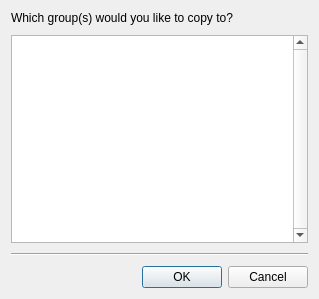
<?xml version="1.0" encoding="UTF-8"?>
<ui version="4.0">
 <class>Dialog</class>
 <widget class="QDialog" name="Dialog">
  <property name="geometry">
   <rect>
    <x>0</x>
    <y>0</y>
    <width>319</width>
    <height>299</height>
   </rect>
  </property>
  <property name="windowTitle">
   <string>Copy remote clients</string>
  </property>
  <layout class="QVBoxLayout" name="verticalLayout">
   <property name="spacing">
    <number>10</number>
   </property>
   <item>
    <widget class="QLabel" name="label">
     <property name="text">
      <string>Which group(s) would you like to copy to?</string>
     </property>
    </widget>
   </item>
   <item>
    <widget class="QListWidget" name="list_widget_groups">
     <property name="verticalScrollBarPolicy">
      <enum>Qt::ScrollBarAlwaysOn</enum>
     </property>
     <property name="spacing">
      <number>2</number>
     </property>
    </widget>
   </item>
   <item>
    <widget class="Line" name="line">
     <property name="orientation">
      <enum>Qt::Horizontal</enum>
     </property>
    </widget>
   </item>
   <item>
    <widget class="QDialogButtonBox" name="buttonBox">
     <property name="orientation">
      <enum>Qt::Horizontal</enum>
     </property>
     <property name="standardButtons">
      <set>QDialogButtonBox::Cancel|QDialogButtonBox::Ok</set>
     </property>
    </widget>
   </item>
  </layout>
 </widget>
 <resources/>
 <connections>
  <connection>
   <sender>buttonBox</sender>
   <signal>accepted()</signal>
   <receiver>Dialog</receiver>
   <slot>accept()</slot>
   <hints>
    <hint type="sourcelabel">
     <x>248</x>
     <y>254</y>
    </hint>
    <hint type="destinationlabel">
     <x>157</x>
     <y>274</y>
    </hint>
   </hints>
  </connection>
  <connection>
   <sender>buttonBox</sender>
   <signal>rejected()</signal>
   <receiver>Dialog</receiver>
   <slot>reject()</slot>
   <hints>
    <hint type="sourcelabel">
     <x>316</x>
     <y>260</y>
    </hint>
    <hint type="destinationlabel">
     <x>286</x>
     <y>274</y>
    </hint>
   </hints>
  </connection>
 </connections>
</ui>
